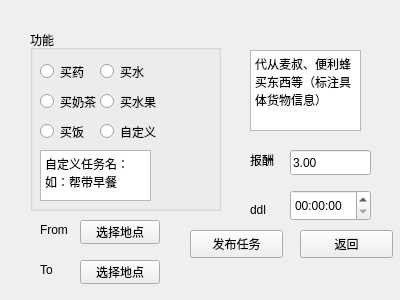
<?xml version="1.0" encoding="UTF-8"?>
<ui version="4.0">
 <class>Help_me_buy</class>
 <widget class="QWidget" name="Help_me_buy">
  <property name="geometry">
   <rect>
    <x>0</x>
    <y>0</y>
    <width>400</width>
    <height>300</height>
   </rect>
  </property>
  <property name="windowTitle">
   <string>Form</string>
  </property>
  <widget class="QGroupBox" name="groupBox">
   <property name="geometry">
    <rect>
     <x>30</x>
     <y>30</y>
     <width>191</width>
     <height>181</height>
    </rect>
   </property>
   <property name="title">
    <string>功能</string>
   </property>
   <widget class="QRadioButton" name="radioButton">
    <property name="geometry">
     <rect>
      <x>10</x>
      <y>30</y>
      <width>118</width>
      <height>23</height>
     </rect>
    </property>
    <property name="text">
     <string>买药</string>
    </property>
   </widget>
   <widget class="QRadioButton" name="radioButton_2">
    <property name="geometry">
     <rect>
      <x>70</x>
      <y>30</y>
      <width>118</width>
      <height>23</height>
     </rect>
    </property>
    <property name="text">
     <string>买水</string>
    </property>
   </widget>
   <widget class="QRadioButton" name="radioButton_3">
    <property name="geometry">
     <rect>
      <x>10</x>
      <y>60</y>
      <width>118</width>
      <height>23</height>
     </rect>
    </property>
    <property name="text">
     <string>买奶茶</string>
    </property>
   </widget>
   <widget class="QRadioButton" name="radioButton_4">
    <property name="geometry">
     <rect>
      <x>70</x>
      <y>60</y>
      <width>118</width>
      <height>23</height>
     </rect>
    </property>
    <property name="text">
     <string>买水果</string>
    </property>
   </widget>
   <widget class="QRadioButton" name="radioButton_5">
    <property name="geometry">
     <rect>
      <x>10</x>
      <y>90</y>
      <width>118</width>
      <height>23</height>
     </rect>
    </property>
    <property name="text">
     <string>买饭</string>
    </property>
   </widget>
   <widget class="QRadioButton" name="radioButton_6">
    <property name="geometry">
     <rect>
      <x>70</x>
      <y>90</y>
      <width>118</width>
      <height>23</height>
     </rect>
    </property>
    <property name="text">
     <string>自定义</string>
    </property>
   </widget>
   <widget class="QTextEdit" name="textEdit">
    <property name="geometry">
     <rect>
      <x>10</x>
      <y>120</y>
      <width>111</width>
      <height>51</height>
     </rect>
    </property>
    <property name="html">
     <string>&lt;!DOCTYPE HTML PUBLIC &quot;-//W3C//DTD HTML 4.0//EN&quot; &quot;http://www.w3.org/TR/REC-html40/strict.dtd&quot;&gt;
&lt;html&gt;&lt;head&gt;&lt;meta name=&quot;qrichtext&quot; content=&quot;1&quot; /&gt;&lt;meta charset=&quot;utf-8&quot; /&gt;&lt;style type=&quot;text/css&quot;&gt;
p, li { white-space: pre-wrap; }
hr { height: 1px; border-width: 0; }
li.unchecked::marker { content: &quot;\2610&quot;; }
li.checked::marker { content: &quot;\2612&quot;; }
&lt;/style&gt;&lt;/head&gt;&lt;body style=&quot; font-family:'Microsoft YaHei UI'; font-size:9pt; font-weight:400; font-style:normal;&quot;&gt;
&lt;p style=&quot; margin-top:0px; margin-bottom:0px; margin-left:0px; margin-right:0px; -qt-block-indent:0; text-indent:0px;&quot;&gt;自定义任务名：如：帮带早餐&lt;/p&gt;&lt;/body&gt;&lt;/html&gt;</string>
    </property>
   </widget>
  </widget>
  <widget class="QLabel" name="label">
   <property name="geometry">
    <rect>
     <x>250</x>
     <y>150</y>
     <width>69</width>
     <height>19</height>
    </rect>
   </property>
   <property name="text">
    <string>报酬</string>
   </property>
  </widget>
  <widget class="QLabel" name="label_2">
   <property name="geometry">
    <rect>
     <x>250</x>
     <y>200</y>
     <width>69</width>
     <height>19</height>
    </rect>
   </property>
   <property name="text">
    <string>ddl</string>
   </property>
  </widget>
  <widget class="QTimeEdit" name="timeEdit">
   <property name="geometry">
    <rect>
     <x>290</x>
     <y>190</y>
     <width>81</width>
     <height>31</height>
    </rect>
   </property>
  </widget>
  <widget class="QLineEdit" name="lineEdit">
   <property name="geometry">
    <rect>
     <x>290</x>
     <y>150</y>
     <width>81</width>
     <height>25</height>
    </rect>
   </property>
   <property name="text">
    <string>3.00</string>
   </property>
  </widget>
  <widget class="QLabel" name="label_3">
   <property name="geometry">
    <rect>
     <x>40</x>
     <y>220</y>
     <width>69</width>
     <height>19</height>
    </rect>
   </property>
   <property name="text">
    <string>From</string>
   </property>
  </widget>
  <widget class="QLabel" name="label_4">
   <property name="geometry">
    <rect>
     <x>40</x>
     <y>260</y>
     <width>69</width>
     <height>19</height>
    </rect>
   </property>
   <property name="text">
    <string>To</string>
   </property>
  </widget>
  <widget class="QPushButton" name="pushButton">
   <property name="geometry">
    <rect>
     <x>300</x>
     <y>230</y>
     <width>93</width>
     <height>28</height>
    </rect>
   </property>
   <property name="text">
    <string>返回</string>
   </property>
  </widget>
  <widget class="QPushButton" name="pushButton_2">
   <property name="geometry">
    <rect>
     <x>190</x>
     <y>230</y>
     <width>93</width>
     <height>28</height>
    </rect>
   </property>
   <property name="text">
    <string>发布任务</string>
   </property>
  </widget>
  <widget class="QPushButton" name="pushButton_3">
   <property name="geometry">
    <rect>
     <x>80</x>
     <y>220</y>
     <width>80</width>
     <height>24</height>
    </rect>
   </property>
   <property name="text">
    <string>选择地点</string>
   </property>
  </widget>
  <widget class="QPushButton" name="pushButton_4">
   <property name="geometry">
    <rect>
     <x>80</x>
     <y>260</y>
     <width>80</width>
     <height>24</height>
    </rect>
   </property>
   <property name="text">
    <string>选择地点</string>
   </property>
  </widget>
  <widget class="QTextEdit" name="textEdit_2">
   <property name="geometry">
    <rect>
     <x>250</x>
     <y>50</y>
     <width>111</width>
     <height>81</height>
    </rect>
   </property>
   <property name="html">
    <string>&lt;!DOCTYPE HTML PUBLIC &quot;-//W3C//DTD HTML 4.0//EN&quot; &quot;http://www.w3.org/TR/REC-html40/strict.dtd&quot;&gt;
&lt;html&gt;&lt;head&gt;&lt;meta name=&quot;qrichtext&quot; content=&quot;1&quot; /&gt;&lt;meta charset=&quot;utf-8&quot; /&gt;&lt;style type=&quot;text/css&quot;&gt;
p, li { white-space: pre-wrap; }
hr { height: 1px; border-width: 0; }
li.unchecked::marker { content: &quot;\2610&quot;; }
li.checked::marker { content: &quot;\2612&quot;; }
&lt;/style&gt;&lt;/head&gt;&lt;body style=&quot; font-family:'Microsoft YaHei UI'; font-size:9pt; font-weight:400; font-style:normal;&quot;&gt;
&lt;p style=&quot; margin-top:0px; margin-bottom:0px; margin-left:0px; margin-right:0px; -qt-block-indent:0; text-indent:0px;&quot;&gt;代从麦叔、便利蜂买东西等（标注具体货物信息）&lt;/p&gt;&lt;/body&gt;&lt;/html&gt;</string>
   </property>
  </widget>
 </widget>
 <resources/>
 <connections>
  <connection>
   <sender>radioButton_6</sender>
   <signal>clicked()</signal>
   <receiver>textEdit</receiver>
   <slot>show()</slot>
   <hints>
    <hint type="sourcelabel">
     <x>197</x>
     <y>266</y>
    </hint>
    <hint type="destinationlabel">
     <x>296</x>
     <y>285</y>
    </hint>
   </hints>
  </connection>
 </connections>
</ui>
